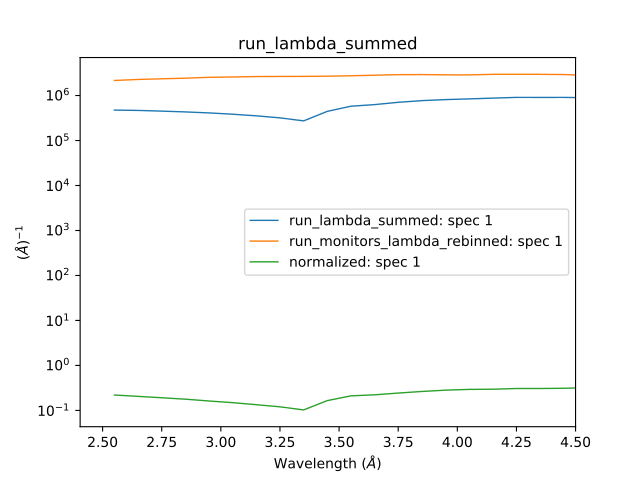

Recreate this plot in Python.
# import mantid algorithms, numpy and matplotlib
from mantid.simpleapi import *
import matplotlib.pyplot as plt
import numpy as np

Load(Filename=r'EQSANS_6071_event.nxs',OutputWorkspace='run',LoadMonitors='1')
ConvertUnits(InputWorkspace='run_monitors',OutputWorkspace='run_monitors_lambda',Target='Wavelength')
Rebin(InputWorkspace='run_monitors_lambda',OutputWorkspace='run_monitors_lambda_rebinned',Params='2.5,0.1,5.5')
ConvertUnits(InputWorkspace='run',OutputWorkspace='run_lambda',Target='Wavelength')
Rebin(InputWorkspace='run_lambda',OutputWorkspace='run_lambda_rebinned',Params='2.5,0.1,5.5')
SumSpectra(InputWorkspace='run_lambda_rebinned', OutputWorkspace='run_lambda_summed')
Divide(LHSWorkspace='run_lambda_summed', RHSWorkspace='run_monitors_lambda_rebinned', OutputWorkspace='normalized')

from mantid.api import AnalysisDataService as ADS

run_lambda_summed = ADS.retrieve('run_lambda_summed')
run_monitors_lambda_rebinned = ADS.retrieve('run_monitors_lambda_rebinned')
normalized = ADS.retrieve('normalized')

fig, axes = plt.subplots(edgecolor='#ffffff', num='run_lambda_summed-1', subplot_kw={'projection': 'mantid'})
axes.plot(run_lambda_summed, color='#1f77b4', label='run_lambda_summed: spec 1', linewidth=1.0, specNum=1)
axes.plot(run_monitors_lambda_rebinned, color='#ff7f0e', label='run_monitors_lambda_rebinned: spec 1', linewidth=1.0, specNum=1)
axes.plot(normalized, color='#2ca02c', distribution=False, label='normalized: spec 1', linewidth=1.0, specNum=1)
axes.set_title('run_lambda_summed')
axes.set_xlabel('Wavelength ($\AA$)')
axes.set_ylabel('($\AA$)$^{-1}$')
axes.set_xlim([2.405, 4.5])
axes.set_yscale('log')
axes.legend() #.set_draggable(True)

#plt.show()

# NOTE: This script could be improved further with adding comments,
# and extracting and logging values for filename and binning params,
# as in Exercise 2A above.
